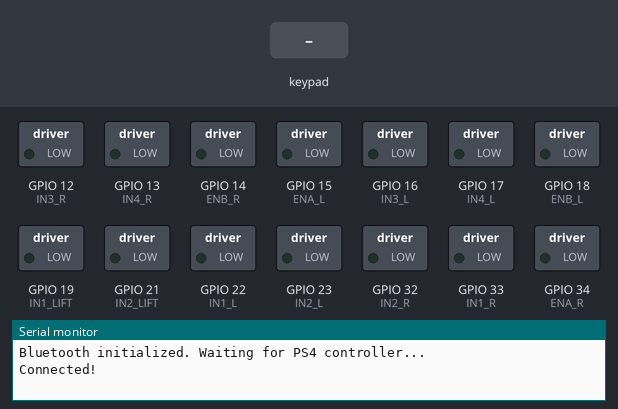
A sketch run on a simulated ESP32. Parts: switched loads named in the sketch (green lamp = pin HIGH), the last lines printed to the serial monitor. The inputs (shaded band) are chosen by the test bench. Nothing arrives over Bluetooth unless stated.

Above: at 1.2 s.
1.3 s: key 'U' pressed
At 1.51 s:
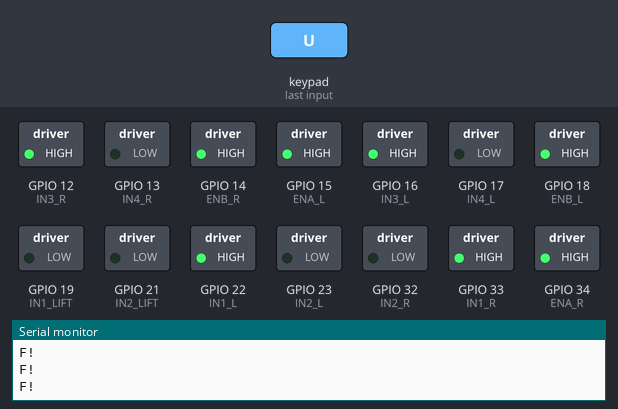
3.2 s: key 'D' pressed
At 3.41 s:
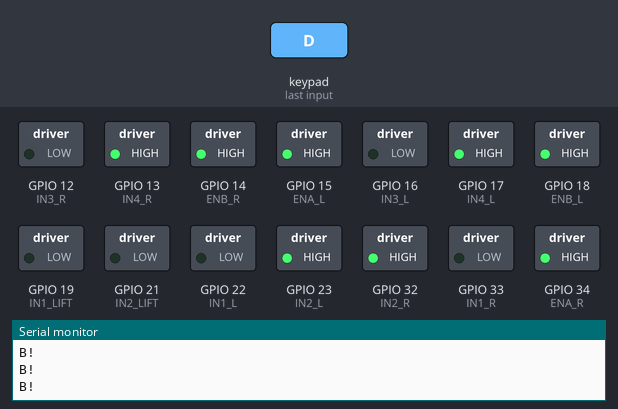
5.1 s: key 'L' pressed
At 5.31 s:
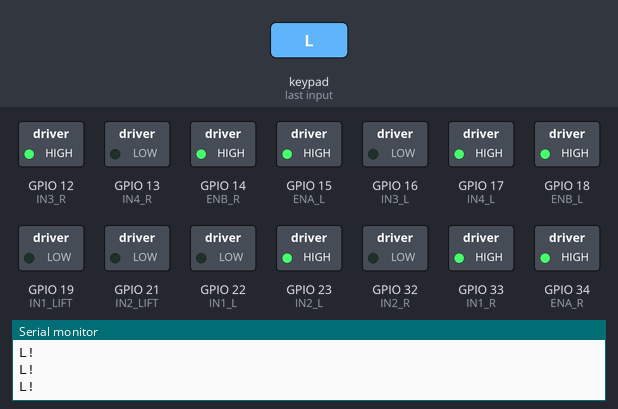
7.0 s: key 'R' pressed
At 7.21 s:
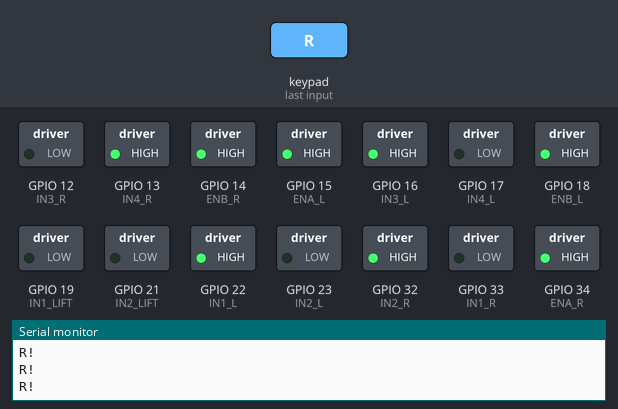
8.9 s: key 'X' pressed
At 9.11 s:
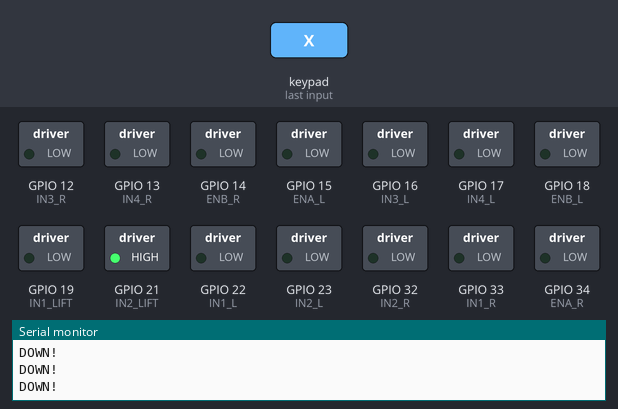
10.8 s: key 'T' pressed
At 11.01 s:
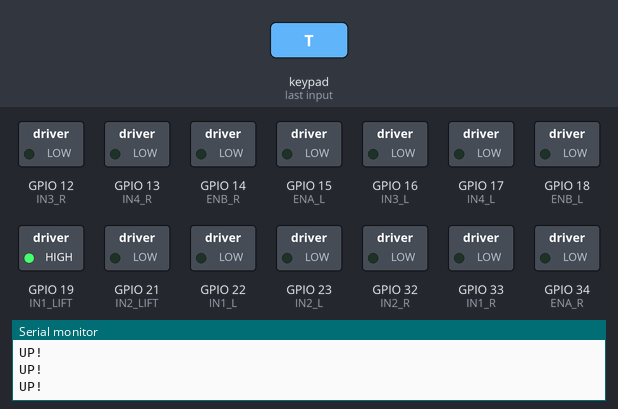
Timing chart, 0 to 13.7 s (numbered marks = the images above; inputs shaded):
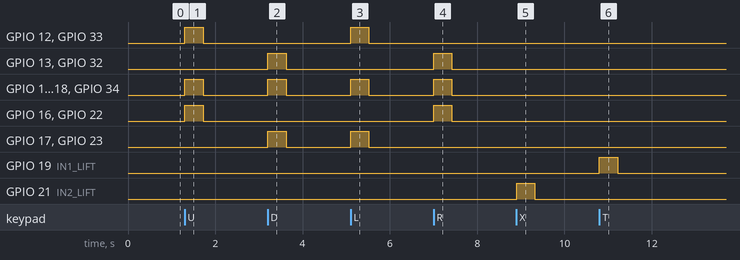

Measured:
- after the input at 1.3 s, GPIO 12 (IN3_R), GPIO 14 (ENB_R), GPIO 15 (ENA_L), GPIO 16 (IN3_L), GPIO 18 (ENB_L), GPIO 22 (IN1_L), GPIO 33 (IN1_R), GPIO 34 (ENA_R): LOW → HIGH at once, → LOW 0.42 s later
- after the input at 3.2 s, GPIO 13 (IN4_R), GPIO 14 (ENB_R), GPIO 15 (ENA_L), GPIO 17 (IN4_L), GPIO 18 (ENB_L), GPIO 23 (IN2_L), GPIO 32 (IN2_R), GPIO 34 (ENA_R): LOW → HIGH at once, → LOW 0.42 s later
- after the input at 5.1 s, GPIO 12 (IN3_R), GPIO 14 (ENB_R), GPIO 15 (ENA_L), GPIO 17 (IN4_L), GPIO 18 (ENB_L), GPIO 23 (IN2_L), GPIO 33 (IN1_R), GPIO 34 (ENA_R): LOW → HIGH at once, → LOW 0.42 s later
- after the input at 7.0 s, GPIO 13 (IN4_R), GPIO 14 (ENB_R), GPIO 15 (ENA_L), GPIO 16 (IN3_L), GPIO 18 (ENB_L), GPIO 22 (IN1_L), GPIO 32 (IN2_R), GPIO 34 (ENA_R): LOW → HIGH at once, → LOW 0.42 s later
- after the input at 8.9 s, GPIO 21 (IN2_LIFT): LOW → HIGH at once, → LOW 0.42 s later
- after the input at 10.8 s, GPIO 19 (IN1_LIFT): LOW → HIGH at once, → LOW 0.42 s later

The sketch:

20250714.ino
```cpp
#include <PS4Controller.h>

// Define motor control pins
// Right side motors (front and rear)
#define IN1_R 33   // Front right motor direction pin 1
#define IN2_R 32    // Front right motor direction pin 2
#define ENA_R 34    // Front right motor PWM speed control pin
#define IN3_R 12    // Rear right motor direction pin 1
#define IN4_R 13    // Rear right motor direction pin 2
#define ENB_R 14    // Rear right motor PWM speed control pin

// Left side motors (front and rear)
#define IN1_L 22    // Front left motor direction pin 1
#define IN2_L 23    // Front left motor direction pin 2
#define ENA_L 15    // Front left motor PWM speed control pin
#define IN3_L 16    // Rear left motor direction pin 1
#define IN4_L 17    // Rear left motor direction pin 2
#define ENB_L 18    // Rear left motor PWM speed control pin

#define IN1_LIFT 19    // Front left motor direction pin 1
#define IN2_LIFT 21    // Front left motor direction pin 2

#define EN 35

// Dead zone for joystick to prevent drift
#define DEAD_ZONE 0
// Maximum PWM value
#define MAX_PWM 255

unsigned long lastTimeStamp = 0;

void notify() {
  if (millis() - lastTimeStamp > 10) { // Update every 10ms for smoother control
    // Read button states
    bool x = PS4.Up();
    bool y = PS4.Down();
    bool a = PS4.Left();
    bool b = PS4.Right();
    bool p = PS4.Triangle();
    bool q = PS4.Cross();
    bool s = PS4.Square();

    int leftSpeed = 0;
    int rightSpeed = 0;
    bool liftUp = false;
    bool liftDown = false;

    // Movement controls
    if(x){
      leftSpeed = 255;
      rightSpeed = 255;
      Serial.println("F!");
    } else if(y){
      leftSpeed = -255;
      rightSpeed = -255;
      Serial.println("B!");
    } else if(a){
      leftSpeed = -255;
      rightSpeed = 255;
      Serial.println("L!");
    } else if(b){
      leftSpeed = 255;
      rightSpeed = -255;
      Serial.println("R!");
    }else{
      leftSpeed = 0;
      rightSpeed = 0;
    }

    // Lift controls
    if(p){
      liftUp = true;
      liftDown = false;
      Serial.println("UP!");
    } else if(q){
      liftUp = false;
      liftDown = true;
      Serial.println("DOWN!");
    } else {
      liftUp = false;
      liftDown = false;
    }

    if(s){
      liftUp = false;
      liftDown = false;
      leftSpeed = 0;
      rightSpeed = 0;
    }

    // Constrain speeds to -255 to 255
    leftSpeed = constrain(leftSpeed, -MAX_PWM, MAX_PWM);
    rightSpeed = constrain(rightSpeed, -MAX_PWM, MAX_PWM);

    // Control left motors (front and rear, same direction)
    if (leftSpeed > 0) {
      digitalWrite(IN1_L, HIGH);
      digitalWrite(IN2_L, LOW);
      digitalWrite(IN3_L, HIGH);
      digitalWrite(IN4_L, LOW);
      analogWrite(ENA_L, leftSpeed);
      analogWrite(ENB_L, leftSpeed);
    } else if (leftSpeed < 0) {
      digitalWrite(IN1_L, LOW);
      digitalWrite(IN2_L, HIGH);
      digitalWrite(IN3_L, LOW);
      digitalWrite(IN4_L, HIGH);
      analogWrite(ENA_L, -leftSpeed);
      analogWrite(ENB_L, -leftSpeed);
    } else {
      digitalWrite(IN1_L, LOW);
      digitalWrite(IN2_L, LOW);
      digitalWrite(IN3_L, LOW);
      digitalWrite(IN4_L, LOW);
      analogWrite(ENA_L, 0);
      analogWrite(ENB_L, 0);
    }

    // Control right motors (front and rear, same direction)
    if (rightSpeed > 0) {
      digitalWrite(IN1_R, HIGH);
      digitalWrite(IN2_R, LOW);
      digitalWrite(IN3_R, HIGH);
      digitalWrite(IN4_R, LOW);
      analogWrite(ENA_R, rightSpeed);
      analogWrite(ENB_R, rightSpeed);
    } else if (rightSpeed < 0) {
      digitalWrite(IN1_R, LOW);
      digitalWrite(IN2_R, HIGH);
      digitalWrite(IN3_R, LOW);
      digitalWrite(IN4_R, HIGH);
      analogWrite(ENA_R, -rightSpeed);
      analogWrite(ENB_R, -rightSpeed);
    } else {
      digitalWrite(IN1_R, LOW);
      digitalWrite(IN2_R, LOW);
      digitalWrite(IN3_R, LOW);
      digitalWrite(IN4_R, LOW);
      analogWrite(ENA_R, 0);
      analogWrite(ENB_R, 0);
    }

    // Control lift motor
    if (liftUp) {
      digitalWrite(IN1_LIFT, HIGH);
      digitalWrite(IN2_LIFT, LOW);
    } else if (liftDown) {
      digitalWrite(IN1_LIFT, LOW);
      digitalWrite(IN2_LIFT, HIGH);
    } else {
      digitalWrite(IN1_LIFT, LOW);
      digitalWrite(IN2_LIFT, LOW);
    }

    lastTimeStamp = millis();
  }
}

void onConnect() {
  Serial.println("Connected!");
}

void onDisconnect() {
  // Stop all motors when disconnected
  digitalWrite(IN1_R, LOW);
  digitalWrite(IN2_R, LOW);
  digitalWrite(IN3_R, LOW);
  digitalWrite(IN4_R, LOW);
  digitalWrite(IN1_L, LOW);
  digitalWrite(IN2_L, LOW);
  digitalWrite(IN3_L, LOW);
  digitalWrite(IN4_L, LOW);
  analogWrite(ENA_R, 0);
  analogWrite(ENB_R, 0);
  analogWrite(ENA_L, 0);
  analogWrite(ENB_L, 0);
  digitalWrite(IN1_LIFT, LOW);
  digitalWrite(IN2_LIFT, LOW);
  Serial.println("Disconnected!");
}

void setup() {
  // Set all motor control pins as outputs
  pinMode(IN1_R, OUTPUT);
  pinMode(IN2_R, OUTPUT);
  pinMode(ENA_R, OUTPUT);
  pinMode(IN3_R, OUTPUT);
  pinMode(IN4_R, OUTPUT);
  pinMode(ENB_R, OUTPUT);
  pinMode(IN1_L, OUTPUT);
  pinMode(IN2_L, OUTPUT);
  pinMode(ENA_L, OUTPUT);
  pinMode(IN3_L, OUTPUT);
  pinMode(IN4_L, OUTPUT);
  pinMode(ENB_L, OUTPUT);
  pinMode(IN1_LIFT, OUTPUT);
  pinMode(IN2_LIFT, OUTPUT);
  pinMode(EN, OUTPUT);

  // Initialize all motors in stopped state
  digitalWrite(IN1_R, LOW);
  digitalWrite(IN2_R, LOW);
  digitalWrite(IN3_R, LOW);
  digitalWrite(IN4_R, LOW);
  digitalWrite(IN1_L, LOW);
  digitalWrite(IN2_L, LOW);
  digitalWrite(IN3_L, LOW);
  digitalWrite(IN4_L, LOW);
  digitalWrite(EN, HIGH);
  analogWrite(ENA_R, 0);
  analogWrite(ENB_R, 0);
  analogWrite(ENA_L, 0);
  analogWrite(ENB_L, 0);

  Serial.begin(115200);
  PS4.attach(notify);
  PS4.attachOnConnect(onConnect);
  PS4.attachOnDisconnect(onDisconnect);

  if (!PS4.begin()) {
    Serial.println("Failed to initialize Bluetooth!");
    while (1); // Halt if initialization fails
  }

  Serial.println("Bluetooth initialized. Waiting for PS4 controller...");
}

void loop() {
  // Main loop is empty; control is handled by notifications
}
```
